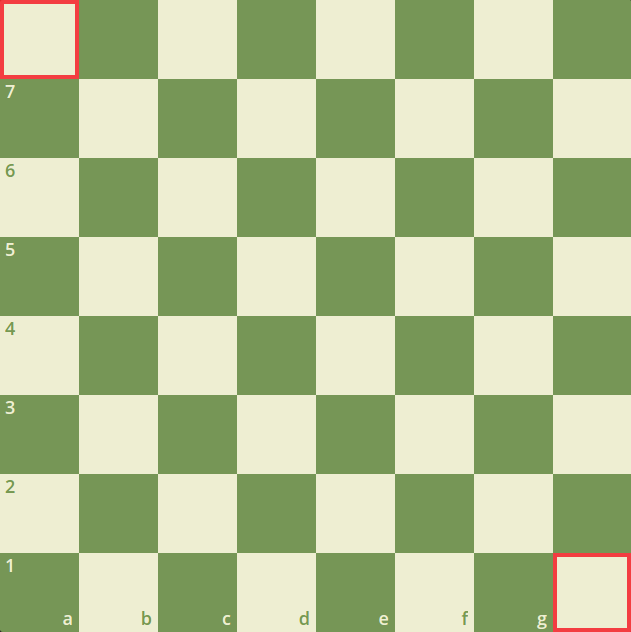
#> input picture AS2/src/image.png, 631 x 632 px
$ python -i Hw_2.py   (imports and definitions only)   (older library calls are emulated)
#> lines starting #> are read from the running program, lines starting #| are printed output that depends on the picture
#> further down, picture is the input picture: shape (632, 631, 3); mean B, G, R 147.1, 193, 178.1
import cv2
import math
import numpy as np
import sys
import test

# [17 lines left out: functions getImage, showImage, not called in this run]

def show(image):
	cv2.imshow("Display window", image)
	cv2.waitKey(0)
	cv2.destroyAllWindows()

def reload(image):
	showImage(image)
	return image

def save(image):
	cv2.imwrite("new.jpg", image)

# [46 lines left out: functions smooth, cython, cython_smoothing, downSample, upSample, xdrv, not called in this run]

# computing the magnitude of image gradient
def mag(image):
	sobelx = cv2.Sobel(image, cv2.CV_64F, 1, 0, ksize=5)
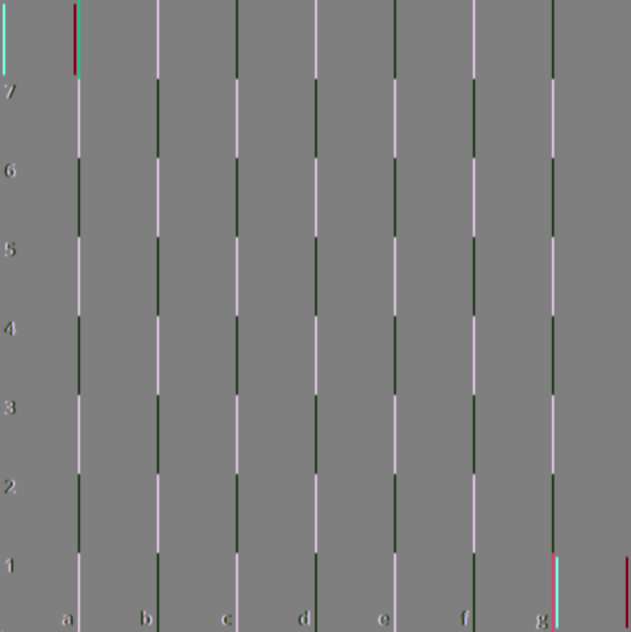
#> sobelx: shape (632, 631, 3) float64; mean B, G, R 0, 0, 0; drawn with min black and max white
	sobely = cv2.Sobel(image, cv2.CV_64F, 0, 1, ksize=5)
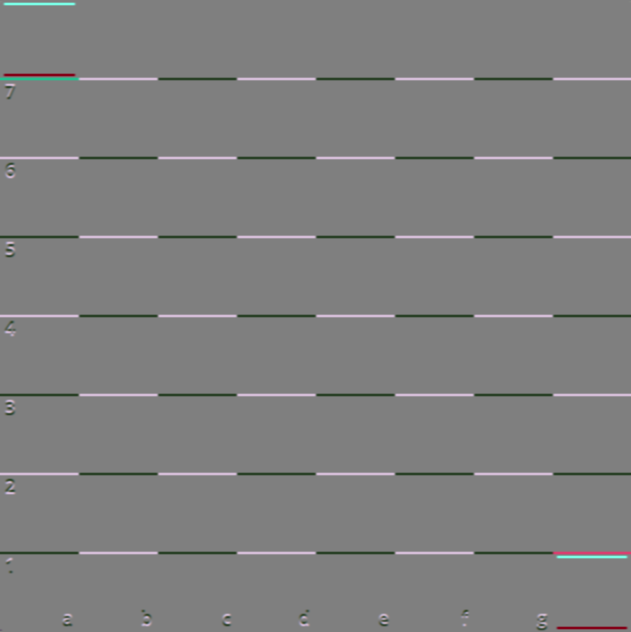
#> sobely: shape (632, 631, 3) float64; mean B, G, R 0, 0, 0; drawn with min black and max white
	sobelxy = cv2.addWeighted(sobelx, 0.5, sobely, 0.5, 0)
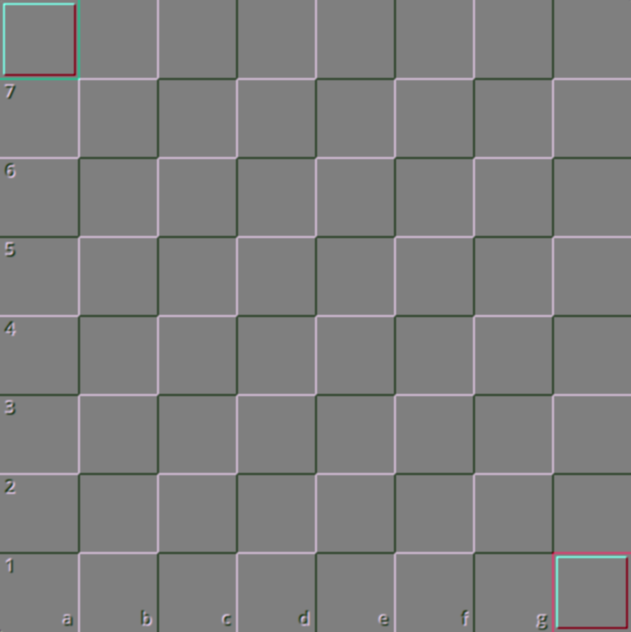
#> sobelxy: shape (632, 631, 3) float64; mean B, G, R 0, 0, 0; drawn with min black and max white
	norm = cv2.normalize(sobelxy, np.zeros((800,800)), 0, 1, cv2.NORM_MINMAX)
	print(sobelxy)
#> (printed output is left out)
	show(norm)

# plotting the image gradient vectors
# [126 lines left out: functions plot, corner1, corner2, program_desc, main, not called in this run]

# [2 lines not run here, left out]

>>> import cv2
>>> picture = cv2.imread('image.png')
>>> result = mag(picture)
